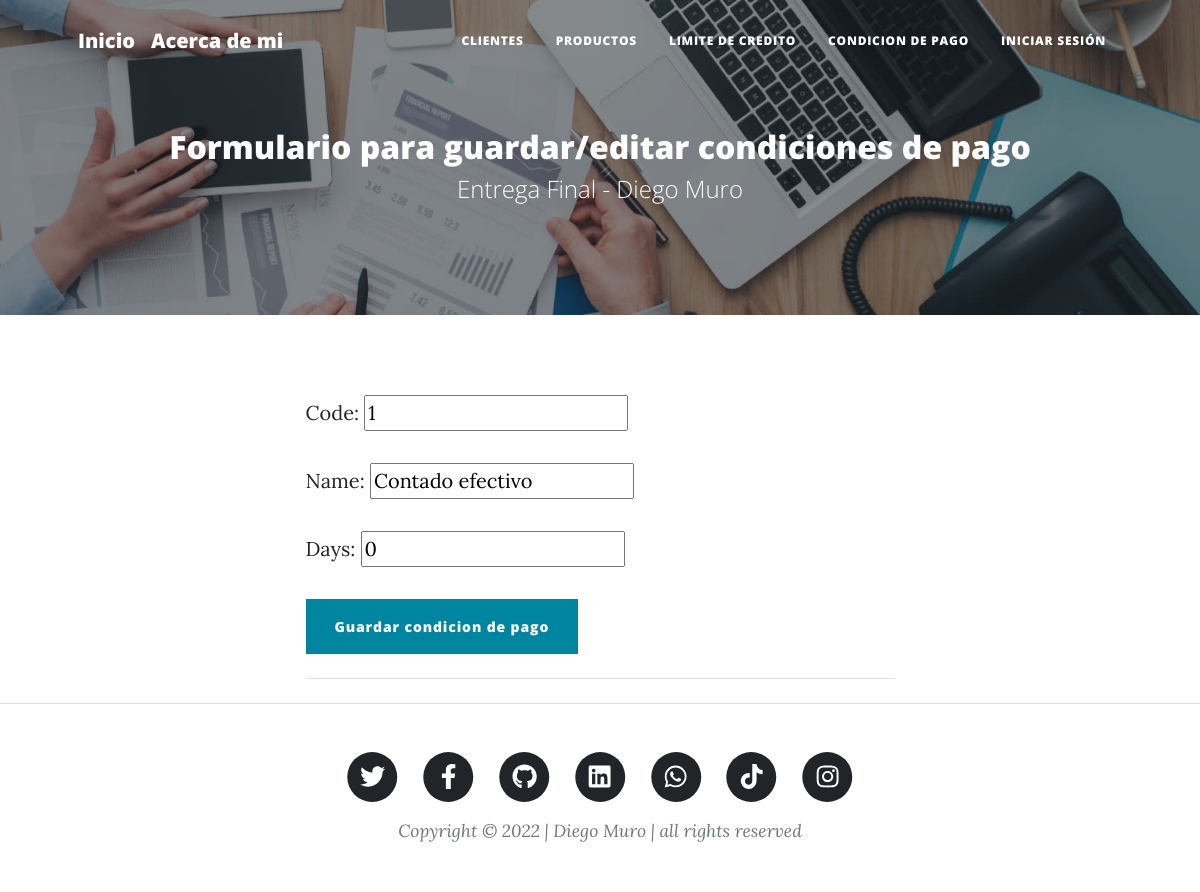
Screenshot of /payment/payment/1/update/ with the database file from the repository.
### payment/models.py (models this page shows, shortened)
class Payment(models.Model):
    code = models.IntegerField()
    name = models.CharField(max_length=40)
    days = models.IntegerField()
    created_at = models.DateTimeField(auto_now_add=True)
    updated_at = models.DateTimeField(auto_now=True)

### payment/views.py (the view, shortened to what this page needs)
# urls.py: path("payment/<int:pk>/update/", views.PaymentUpdateView.as_view(), name="payment-update"),
class PaymentUpdateView(UpdateView):
    model = Payment
    fields = ["code", "name", "days"]

### payment/templates/payment/payment_form.html (shortened to what this page needs)
{% extends "home/index.html" %}
{% load static %}
{% block tp_final_header %}
<header class="masthead" style="background-image: url('/static/home/assets/img/usuarios.jpg')">
    <div class="container position-relative px-4 px-lg-5">
        <div class="row gx-4 gx-lg-5 justify-content-center">
            <div class="col-md-15 col-lg-16 col-xl-14">
                <div class="site-heading">
                    <h2>Formulario para guardar/editar condiciones de pago</h2>
                    <span class="subheading">Entrega Final - Diego Muro</span>
                </div>
            </div>
        </div>
    </div>
</header>
{% endblock %}
{% block tp_final_content %}
    <div>
        <form action="" method="POST">
            {{ form.as_p }}
            <input type="submit" class="btn btn-primary" value="Guardar condicion de pago" />
        </form>
    </div>
    <hr class="my-4" />
{% endblock %}

### rows the page displays
Payment: code "1", name "Contado efectivo", days "0"
